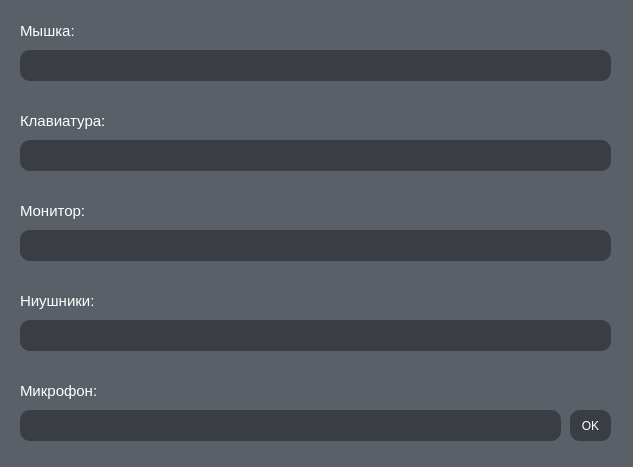
<?xml version="1.0" encoding="UTF-8"?>
<ui version="4.0">
 <class>addItem</class>
 <widget class="QWidget" name="addItem">
  <property name="minimumSize">
   <size>
    <width>633</width>
    <height>467</height>
   </size>
  </property>
  <property name="maximumSize">
   <size>
    <width>633</width>
    <height>467</height>
   </size>
  </property>
  <property name="windowTitle">
   <string>Form</string>
  </property>
  <property name="styleSheet">
   <string notr="true">background-color: #5a6068;</string>
  </property>
  <widget class="QLabel" name="label">
   <property name="geometry">
    <rect>
     <x>20</x>
     <y>20</y>
     <width>501</width>
     <height>21</height>
    </rect>
   </property>
   <property name="styleSheet">
    <string notr="true">font-size: 15px;
color: white;
</string>
   </property>
   <property name="text">
    <string>Мышка: </string>
   </property>
  </widget>
  <widget class="QLineEdit" name="miska">
   <property name="geometry">
    <rect>
     <x>20</x>
     <y>50</y>
     <width>591</width>
     <height>31</height>
    </rect>
   </property>
   <property name="styleSheet">
    <string notr="true">border-radius: 10px; 
color: white;
background-color: #3a3e44;</string>
   </property>
  </widget>
  <widget class="QPushButton" name="pushButton">
   <property name="geometry">
    <rect>
     <x>570</x>
     <y>410</y>
     <width>41</width>
     <height>31</height>
    </rect>
   </property>
   <property name="styleSheet">
    <string notr="true">border-radius: 10px; 
color: white;
background-color: #3a3e44;</string>
   </property>
   <property name="text">
    <string>OK</string>
   </property>
  </widget>
  <widget class="QLineEdit" name="klava">
   <property name="geometry">
    <rect>
     <x>20</x>
     <y>140</y>
     <width>591</width>
     <height>31</height>
    </rect>
   </property>
   <property name="styleSheet">
    <string notr="true">border-radius: 10px; 
color: white;
background-color: #3a3e44;</string>
   </property>
  </widget>
  <widget class="QLineEdit" name="monik">
   <property name="geometry">
    <rect>
     <x>20</x>
     <y>230</y>
     <width>591</width>
     <height>31</height>
    </rect>
   </property>
   <property name="styleSheet">
    <string notr="true">border-radius: 10px; 
color: white;
background-color: #3a3e44;</string>
   </property>
  </widget>
  <widget class="QLineEdit" name="yshi">
   <property name="geometry">
    <rect>
     <x>20</x>
     <y>320</y>
     <width>591</width>
     <height>31</height>
    </rect>
   </property>
   <property name="styleSheet">
    <string notr="true">border-radius: 10px; 
color: white;
background-color: #3a3e44;</string>
   </property>
  </widget>
  <widget class="QLineEdit" name="mikro">
   <property name="geometry">
    <rect>
     <x>20</x>
     <y>410</y>
     <width>541</width>
     <height>31</height>
    </rect>
   </property>
   <property name="styleSheet">
    <string notr="true">border-radius: 10px; 
color: white;
background-color: #3a3e44;</string>
   </property>
  </widget>
  <widget class="QLabel" name="label_3">
   <property name="geometry">
    <rect>
     <x>20</x>
     <y>110</y>
     <width>501</width>
     <height>21</height>
    </rect>
   </property>
   <property name="styleSheet">
    <string notr="true">font-size: 15px;
color: white;
</string>
   </property>
   <property name="text">
    <string>Клавиатура:</string>
   </property>
  </widget>
  <widget class="QLabel" name="label_4">
   <property name="geometry">
    <rect>
     <x>20</x>
     <y>200</y>
     <width>501</width>
     <height>21</height>
    </rect>
   </property>
   <property name="styleSheet">
    <string notr="true">font-size: 15px;
color: white;
</string>
   </property>
   <property name="text">
    <string>Монитор:</string>
   </property>
  </widget>
  <widget class="QLabel" name="label_5">
   <property name="geometry">
    <rect>
     <x>20</x>
     <y>290</y>
     <width>501</width>
     <height>21</height>
    </rect>
   </property>
   <property name="styleSheet">
    <string notr="true">font-size: 15px;
color: white;
</string>
   </property>
   <property name="text">
    <string>Ниушники:</string>
   </property>
  </widget>
  <widget class="QLabel" name="label_6">
   <property name="geometry">
    <rect>
     <x>20</x>
     <y>380</y>
     <width>451</width>
     <height>21</height>
    </rect>
   </property>
   <property name="styleSheet">
    <string notr="true">font-size: 15px;
color: white;
</string>
   </property>
   <property name="text">
    <string>Микрофон:</string>
   </property>
  </widget>
 </widget>
 <resources/>
 <connections/>
</ui>
